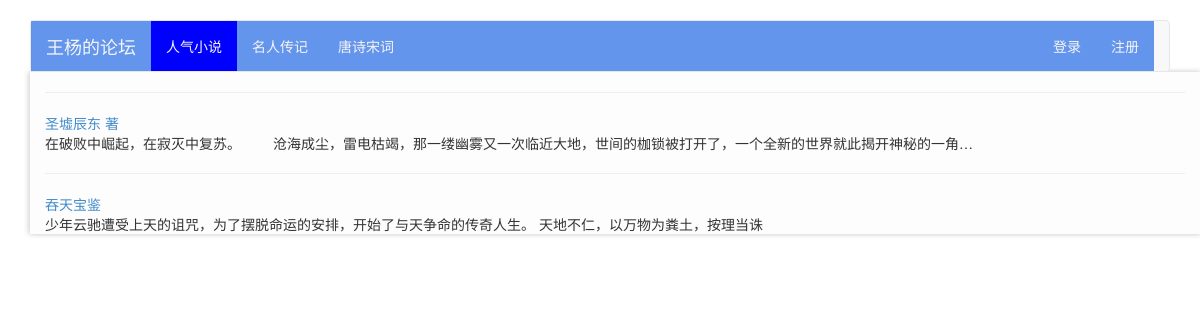
/category/11, run on the app's committed database.
### BBS/models.py (models this page shows, shortened)
class Category(models.Model):
    name = models.CharField(max_length=32, unique=True)
    administrator=models.ForeignKey('BBS_user')

class BBS(models.Model):
    cate=models.ForeignKey('Category',default=7)
    title=models.CharField(max_length=64,)
    summary=models.CharField(max_length=256,blank=True,null=True)
    content=models.TextField()
    author = models.ForeignKey("BBS_user")
    view_count=models.IntegerField(blank=True,null=True)
    ranking=models.IntegerField(blank=True,null=True)
    create_at=models.DateTimeField(blank=True,null=True)
    update_at=models.DateTimeField(blank=True,null=True)
    pass

### BBS/views.py (the view)
# urls.py: url(r'^category/(\d+)',BBS.views.ind)
def ind(request,id):
    perms = request.user.get_all_permissions()
    bbs_list= models.BBS.objects.filter(cate__id=id)
    bbs_cate=models.Category.objects.all()
    return render_to_response('http1.html',{'aa':bbs_list,
                                          "user":request.user,
                                          "cate":bbs_cate,
                                          "cate_id":int(id),
                                            "perms": perms
                                          })

### templates/http1.html (shortened to what this page needs)
<!DOCTYPE html>
<html lang="zh-CN" xmlns="http://www.w3.org/1999/html">
  <head>
    <link href="/static/css/bootstrap.min.css" rel="stylesheet">
    <link href="/static/css/navbar.css" rel="stylesheet">
	<link href="/static/css/cust.css" rel="stylesheet">
  </head>
  <body>
    <div class="container">
      <nav class="navbar navbar-default" >
        <div class="container-fluid" >
          <div class="navbar-header" style="background-color: cornflowerblue;color: whitesmoke" >
            <a class="navbar-brand"  style="background-color: cornflowerblue; color: whitesmoke;"  href="/">王杨的论坛</a>
          </div>
          <div id="navbar" class="navbar-collapse collapse" style="background-color: cornflowerblue;color: whitesmoke">
            <ul class="nav navbar-nav" >
              {% for aa in cate %}
                  {% ifequal aa.id cate_id %}
              <li class="active" ><a href="/category/{{ aa.id }}" style="background-color: blue;color: whitesmoke">{{ aa.name }}</a></li>
                  {% else %}
              <li class="#"><a href="/category/{{ aa.id }}" style="background-color: cornflowerblue;color: whitesmoke">{{ aa.name }}</a></li>
                  {% endifequal %}
              {% endfor %}
            </ul>
            <ul class="nav navbar-nav navbar-right" style="background-color: cornflowerblue;color: whitesmoke" >
			{% if user.is_authenticated and "BBS.add_category" in perms%}
            <li><a href="/MagCate/" style="background-color: cornflowerblue;color: whitesmoke">板块管理</a></li>
              <li><a href="/pub/" style="background-color: cornflowerblue;color: whitesmoke">发帖</a></li>
                <li><a href="/search/" style="background-color: cornflowerblue;color: whitesmoke">我的帖子</a></li>
              <li class="dropdown">
                <a href="#" class="dropdown-toggle" data-toggle="dropdown" role="button" aria-haspopup="true" aria-expanded="false" style="background-color: cornflowerblue;color: whitesmoke">{{ user.username }} <span class="caret"></span></a>
                <ul class="dropdown-menu">
                  <li><a href="/logout/" style="background-color: cornflowerblue;color: whitesmoke">注销</a></li>
            {% else %}
			<li><a href="/login/" style="background-color: cornflowerblue;color: whitesmoke">登录</a></li>
			<li><a href="/register/"style="background-color: cornflowerblue;color: whitesmoke" >注册</a></li>
			 {% endif %}
            </ul>
          </div>
        </div>
      </nav>
      <div class="container center-container-hx" style="background-color: #FDFDFD;margin-top: -20px;">
              {%  block page-content %}
              <div class="contents">
                  {% for bbs in aa %}
                      <hr>
                      <a  href="/detail/{{ bbs.id }}/" >{{ bbs.title }}</a>
                      <br>
                      {{ bbs.summary }}
                  {% endfor %}
              </div>
              {% endblock %}
       </div>
    </div>
  </body>
</html>

### static/css/navbar.css (style rules this page uses)
body { padding-top: 20px; padding-bottom: 20px; }
.navbar { margin-bottom: 20px; }

### static/css/cust.css (style rules this page uses)
.center-container-hx,.footer { box-shadow: 2px 0 5px rgba(214,214,215,0.9), -2px 0 5px rgba(214,214,215,0.9); }
.contents { margin-top: 20px; }
* { word-wrap: break-word }

### data on the page
Category: name "人气小说"
Category: name "名人传记"
Category: name "唐诗宋词"
BBS: title "圣墟辰东 著", summary "在破败中崛起，在寂灭中复苏。 沧海成尘，雷电枯竭，那一缕幽雾又一次临近大地，世间的枷锁被打开了，一个全新的世界就此揭开神秘的一角…"
BBS: title "吞天宝鉴", summary "少年云驰遭受上天的诅咒，为了摆脱命运的安排，开始了与天争命的传奇人生。 天地不仁，以万物为粪土，按理当诛"
